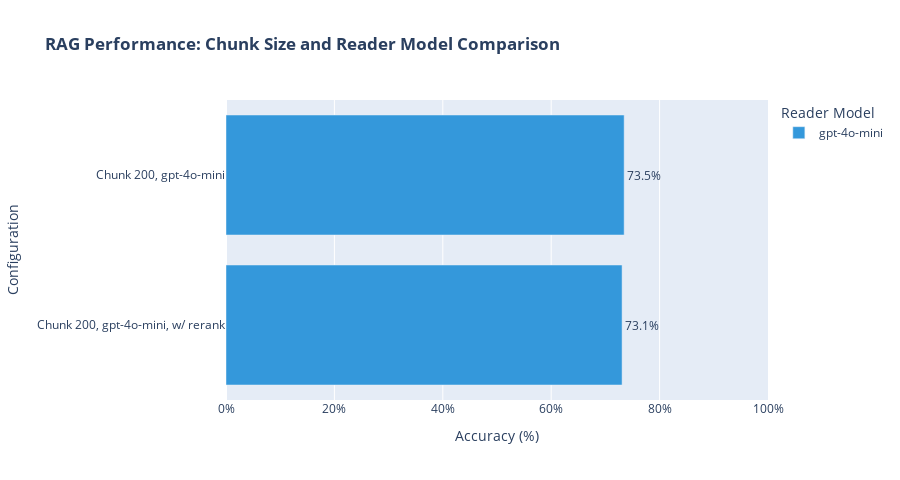

The notebook cell saved with this chart:
### Code cell
import glob
import pandas as pd
import json
import plotly.express as px
import regex as re



# Load all results
outputs = []
for file in glob.glob("output/*.json"):
    output = pd.DataFrame(json.load(open(file, "r")))
    output["settings"] = file
    outputs.append(output)

result = pd.concat(outputs)

# Process scores
result["eval_score_GPT4"] = result["eval_score_GPT4"].apply(
    lambda x: int(x) if isinstance(x, str) else 1
)
result["eval_score_GPT4"] = (result["eval_score_GPT4"] - 1) / 4

# Calculate average scores
average_scores = result.groupby("settings")["eval_score_GPT4"].mean()

# Filter to only include configs we actually ran
config_files = []
for config in CONFIGS:
    settings_name = f"chunk:{config['chunk']}_embeddings:{config['embeddings'].replace('/', '~')}_rerank:{config['rerank']}_reader:{config['reader']}"
    file_pattern = f"output/rag_{settings_name}.json"
    config_files.append(file_pattern)

# Filter average_scores to only include our configs
filtered_scores = average_scores[average_scores.index.isin(config_files)]

# Convert to percentage
scores_percentage = filtered_scores * 100


# Create readable labels
def create_label(filepath):
    """Extract readable label from filepath"""
    # Extract components from filename
    import re

    pattern = r"chunk:(\d+)_embeddings:([^_]+)_rerank:(\w+)_reader:([^.]+)"
    match = re.search(pattern, filepath)

    if match:
        chunk, embeddings, rerank, reader = match.groups()
        # Create concise label
        rerank_str = "w/ rerank" if rerank == "True" else ""
        return f"Chunk {chunk}, {reader}{', ' + rerank_str if rerank_str else ''}"
    return filepath


# Create DataFrame for plotting
df_plot = pd.DataFrame(
    {
        "Configuration": [create_label(idx) for idx in scores_percentage.index],
        "Accuracy": scores_percentage.values,
        "Chunk Size": [
            int(re.search(r"chunk:(\d+)", idx).group(1))
            for idx in scores_percentage.index
        ],
        "Reader Model": [
            re.search(r"reader:([^.]+)", idx).group(1)
            for idx in scores_percentage.index
        ],
    }
)

# Sort by accuracy for better visualization
df_plot = df_plot.sort_values("Accuracy", ascending=True)

# Create grouped bar chart
fig = px.bar(
    df_plot,
    x="Accuracy",
    y="Configuration",
    orientation="h",
    color="Reader Model",
    text="Accuracy",
    title="<b>RAG Performance: Chunk Size and Reader Model Comparison</b>",
    labels={"Accuracy": "Accuracy (%)"},
    color_discrete_map={"gpt-4o-mini": "#3498db", "gpt-4o": "#e74c3c"},
)

fig.update_layout(
    width=900,
    height=400 + len(df_plot) * 40,  # Dynamic height based on number of configs
    xaxis_range=[0, 100],
    xaxis=dict(ticksuffix="%"),
    font=dict(size=12),
    showlegend=True,
    legend=dict(
        title="Reader Model",
        orientation="v",
        yanchor="top",
        y=1,
        xanchor="left",
        x=1.02,
    ),
)

fig.update_traces(texttemplate="%{x:.1f}%", textposition="outside")

fig.show()

# Print summary table
print("\n" + "=" * 60)
print("EVALUATION SUMMARY")
print("=" * 60)

summary_df = df_plot[["Configuration", "Accuracy"]].copy()
summary_df["Accuracy"] = summary_df["Accuracy"].apply(lambda x: f"{x:.1f}%")
summary_df = summary_df.sort_values("Configuration")

print(summary_df.to_string(index=False))

# Find best configuration
best_config = df_plot.loc[df_plot["Accuracy"].idxmax()]
print("\n" + "-" * 60)
print(f"✨ Best Configuration: {best_config['Configuration']}")
print(f"   Accuracy: {best_config['Accuracy']:.1f}%")
print("-" * 60)

### Figure 1 — Plotly figure (JSON) as saved in the notebook; plotly's stock layout.template omitted (floating-point values rounded to 4 significant figures)
{"data": [{"hovertemplate": "Reader Model=gpt-4o-mini<br>Accuracy (%)=%{text}<br>Configuration=%{y}<extra></extra>", "legendgroup": "gpt-4o-mini", "marker": {"color": "#3498db", "pattern": {"shape": ""}}, "name": "gpt-4o-mini", "orientation": "h", "showlegend": true, "text": [73.08, 73.46], "textposition": "outside", "texttemplate": "%{x:.1f}%", "type": "bar", "x": [73.08, 73.46], "xaxis": "x", "y": ["Chunk 200, gpt-4o-mini, w/ rerank", "Chunk 200, gpt-4o-mini"], "yaxis": "y"}], "layout": {"barmode": "relative", "font": {"size": 12}, "height": 480, "legend": {"orientation": "v", "title": {"text": "Reader Model"}, "tracegroupgap": 0, "x": 1.02, "xanchor": "left", "y": 1, "yanchor": "top"}, "showlegend": true, "title": {"text": "<b>RAG Performance: Chunk Size and Reader Model Comparison</b>"}, "width": 900, "xaxis": {"anchor": "y", "domain": [0, 1], "range": [0, 100], "ticksuffix": "%", "title": {"text": "Accuracy (%)"}}, "yaxis": {"anchor": "x", "domain": [0, 1], "title": {"text": "Configuration"}}}}
